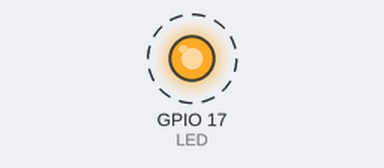
A program run on a simulated Raspberry Pi (BCM pin numbers). Shown: output pins drawn as LEDs (lit = HIGH). Dashed ring = blinking.

Above: at 0.5 s.
Timing chart, 0 to 4.6 s (numbered marks = the images above):
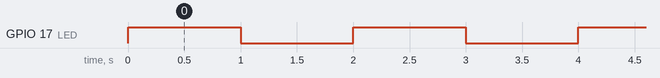

Measured:
- by itself, GPIO 17 (LED): alternates HIGH for 1.0 s and LOW for 1.0 s

The program:

led.py
```python
import RPi.GPIO as GPIO
import time
LED = 17
GPIO.setmode(GPIO.BCM)
GPIO.setup(LED,GPIO.OUT)
try:
    while True:
        GPIO.output(LED,GPIO.HIGH)
        time.sleep(1)
        GPIO.output(LED,GPIO.LOW)
        time.sleep(1)
except:
    print("except")
GPIO.cleanup()
```
